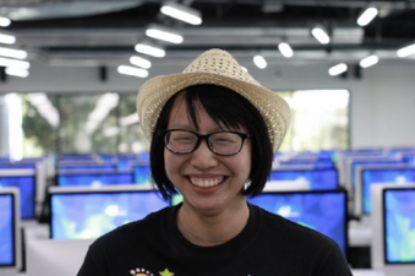
#> input picture week2/42_photo.png, 415 x 276 px
$ python bonus.py
#> lines starting #> are read from the running program, lines starting #| are printed output that depends on the picture
#> further down, im is the input picture: shape (276, 415, 3); mean B, G, R 126.6, 114.7, 111.6
import matplotlib.pyplot as plt
import numpy as np
'''

def	rgba_to_rgb(img):
	new_img = img.copy()
	for y, row in enumerate(img):
		for x, pixel in enumerate(row):
			new_color = [
				((1 - img[y][x][3]) * 1) + (img[y][x][3] * img[y][x][0])
				((1 - img[y][x][3]) * 1) + (img[y][x][3] * img[y][x][1])
				((1 - img[y][x][3]) * 1) + (img[y][x][3] * img[y][x][2])
			]
			new_img[y][x] = new_color
	return new_img

def	apply_filter(img, filtr):
	new_img = img.copy()
	for y, row in enumerate(img):
		for x, pixel in enumerate(row):
			new_img[y][x] = filtr.new_pixel(new_img[y][x])
	return new_img

def rgb_to_hsl(r, g, b):
	max_color = max(r, g, b)
	min_color = min(r, g, b);
	if r == g == b:
		h = 0.0
		s = 0.0
		l = r
	else:
		d = max_color - min_color
		l = (min_color + max_color) / 2
		if l < 0.5:
			s = d / (max_color + min_color)
		else:
			s = d / (2.0 - max_color - min_color)
		if r == max_color:
			h = (g - b) / (max_color - min_color)
		elif g == max_color:
			h = 2.0 + (b - r) / (max_color - min_color)
		else:
			h = 4.0 + (r - g) / (max_color - min_color)
		h /= 6
		if(h < 0):
			h += 1
	return [(h * 360) / 255, s, l]


def hsl_to_rgb(h, s, l):
	if s == 0:
		r = l
		g = l
		b = l
	else:
		if l < 0.5:
			temp2 = l * (1 + s)
		else:
			temp2 = (l + s) - (l * s)
		temp1 = 2 * l - temp2

		tempr = h + 1.0 / 3.0
		if tempr > 1:
			tempr -=1
		tempg = h
		tempb = h - 1.0 / 3.0
		if tempb < 0:
			tempb += 1

		#Red
		if tempr < 1.0 / 6.0:
			r = temp1 + (temp2 - temp1) * 6.0 * tempr
		elif tempr < 0.5:
			r = temp2
		elif tempr < 2.0 / 3.0:
			r = temp1 + (temp2 - temp1) * ((2.0 / 3.0) - tempr) * 6.0
		else:
			r = temp1

		#Green
		if tempg < 1.0 / 6.0:
			g = temp1 + (temp2 - temp1) * 6.0 * tempg
		elif tempg < 0.5:
			g = temp2
		elif tempg < 2.0 / 3.0:
			g = temp1 + (temp2 - temp1) * ((2.0 / 3.0) - tempg) * 6.0
		else:
			g = temp1

		#Blue
		if tempb < 1.0 / 6.0:
			b = temp1 + (temp2 - temp1) * 6.0 * tempb
		elif tempb < 0.5:
			b = temp2
		elif tempb < 2.0 / 3.0:
			b = temp1 + (temp2 - temp1) * ((2.0 / 3.0) - tempb) * 6.0
		else:
			b = temp1

	return [r, g, b]

def saturate_rgb(r, g, b, k):
	h, s, l = rgb_to_hsl(r, g, b)
	if k >= 0:
		gray_factor = s / 255.0
		var_interval = 255 - s
		s = s + k * var_interval * gray_factor
	else:
		var_interval = s
		s = s + k * var_interval
	return hsl_to_rgb(h, s, l)


class	Color:
	def __init__(self, R, G, B, A):
		self.r = R
		self.g = G
		self.b = B
		self.a = A

	def get_rgba(self):
		def bound(channel):
			return max(min(channel, 1), 0)
		return [bound(self.r), bound(self.g), bound(self.b), self.a]

	def contrast(self, k):
		return ((self - Color.grey) * k) + Color.grey

	def saturate(self, k):
		r, g, b = saturate_rgb(self.r, self.g, self.b, k)
		return Color(r, g, b, self.a)

	def __sub__(self, other):
		return Color(self.r - other.r, self.g - other.g, self.b - other.b, self.a)

	def __mul__(self, k):
		return Color(self.r * k, self.g * k, self.b * k, self.a)

	def __add__(self, other):
		return Color(self.r + other.r, self.g + other.g, self.b + other.b, self.a)

Color.grey = Color(.5, .5, .5, 1)

class	Contrast_Filter:
	def __init__(self, k):
		self._k = k
	def new_pixel(self, pixel):
		new_pixel = Color(*pixel)
		return new_pixel.contrast(self._k).get_rgba()

class	Saturation_Filter:
	def __init__(self, k):
		self._k = k
	def new_pixel(self, pixel):
		new_pixel = Color(*pixel)
		return new_pixel.saturate(self._k).get_rgba()

class	Amaro_Filter:
	def __init__(self, hue=0.9, saturation=1.6, contrast=0.8): # other (1.1, 1.5, 0.9)
		self.h = hue
		self.s = saturation
		self.contrast = contrast
	def new_pixel(self, pixel):
		r, g, b, a = pixel
		h, s, l = rgb_to_hsl(r, g, b)
		s = min(s * self.s, 1)
		h = min(h *self.h, 179/255)
		return Color(*hsl_to_rgb(h, s, l), 1).contrast(self.contrast).get_rgba()

class	Nashville_Filter:
	def __init__(self, hue=1, saturation=0.9, contrast=1.4): # other (1.1, 1.5, 0.9)
		self.h = hue
		self.s = saturation
		self.contrast = contrast
	def new_pixel(self, pixel):
		r, g, b, a = pixel
		h, s, l = rgb_to_hsl(r, g, b)
		s = min(s * self.s, 1)
		h = min(h *self.h, 179/255)
		return Color(*hsl_to_rgb(h, s, l), 1).contrast(self.contrast).get_rgba()

#'''
#'''

import cv2

def	hue_saturation(img_rgb, alpha=1, beta=1):
#> called with alpha = 1, beta = 1.5
	img_hsv = cv2.cvtColor(img_rgb, cv2.COLOR_BGR2HSV)
#> img_hsv: shape (276, 415, 3); mean H, S, V 84.4, 47.5, 133
	hue = img_hsv[:,:,0]
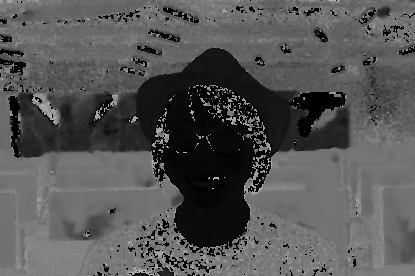
#> hue: shape (276, 415); min 0, max 179, mean 84.4
	saturation = img_hsv[:,:,1]
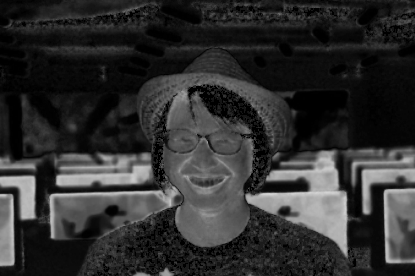
#> saturation: shape (276, 415); min 0, max 212, mean 47.5
	hue = np.clip(hue * alpha, 0, 179)
	saturation = np.clip(saturation * beta, 0, 255)
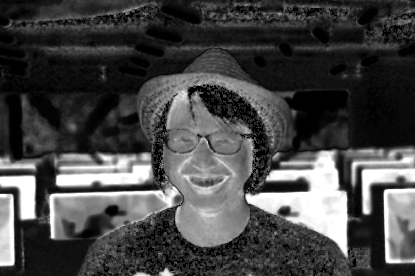
#> saturation: shape (276, 415) float64; min 0, max 255, mean 70.6
	img_hsv[:,:,0] = hue
	img_hsv[:,:,1] = saturation
#> img_hsv: shape (276, 415, 3); mean H, S, V 84.4, 70.4, 133
	return cv2.cvtColor(img_hsv, cv2.COLOR_HSV2BGR)
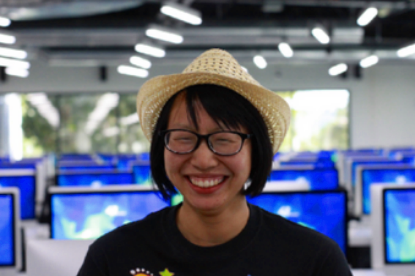
#> returned value: shape (276, 415, 3); mean B, G, R 123.3, 105.7, 101.1

def	brightness_contrast(img, alpha=1.0, beta=0):
#> called with alpha = 1.2, beta = 10
	img_contrast = img * (alpha)
	img_bright = img_contrast + (beta)
	img_bright = np.clip(img_bright, 0, 255)
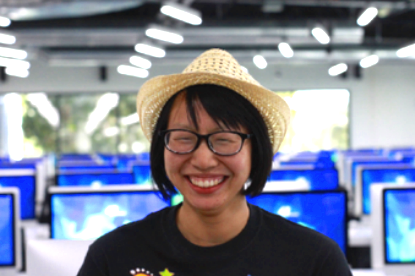
#> img_bright: shape (276, 415, 3) float64; mean B, G, R 149.9, 132.7, 127.7
	#img_bright = img_bright.astype(np.uint8)
	return img_bright

def	grayscale(img):
	return cv2.cvtColor(img, cv2.COLOR_BGR2GRAY)

def	vignette(img, r, g, b, a):
	color = img.copy()
	color[:,:,0] = b
	color[:,:,1] = g
	color[:,:,2] = r
	return cv2.addWeighted(img, 1-a, color, a, 0)

def replace_color(img, hl=0, sl=0, vl=0, hu=0, su=0, vu=0, nred=0, ngreen=0, nblue=0):
	#rows, cols = img.shape[:2]
#> (the run stopped early here; a loop or call above may not have finished)
